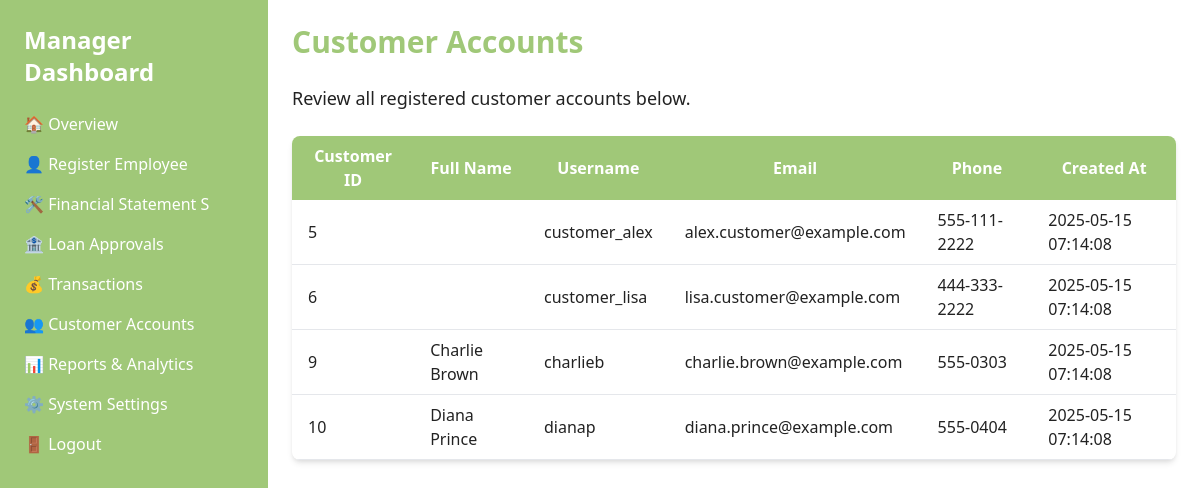
Screenshot of /customer_accounts.php (signed in) with the database file from the repository.
### tables this page shows
CREATE TABLE Users (
    user_id INT PRIMARY KEY AUTO_INCREMENT,
    username VARCHAR(50) NOT NULL UNIQUE,
    password VARCHAR(255) NOT NULL,
    role ENUM('Manager', 'Employee', 'Customer') NOT NULL,
    email VARCHAR(100),
    phone VARCHAR(20),
    created_at TIMESTAMP DEFAULT CURRENT_TIMESTAMP
);

### customer_accounts.php (the view, shortened to what this page needs)
<?php
require 'db_connection.php';
$customers = [];
$queryCustomers = "SELECT user_id, full_name, username, email, phone, created_at
                   FROM users
                   WHERE role = 'Customer'
                   ORDER BY created_at DESC";
if ($result = $conn->query($queryCustomers)) {
    while ($row = $result->fetch_assoc()) {
        $customers[] = $row;
    }
}
?>
<!DOCTYPE html>
<html lang="en">
<head>
    <link href="https://cdn.jsdelivr.net/npm/tailwindcss@2.2.16/dist/tailwind.min.css" rel="stylesheet" />
    <link href="styles.css" rel="stylesheet" />
</head>
<body class="bg-2 text-color2">
    <div class="flex">
        <aside class="w-[35%] bg-primary text-white h-screen p-6 sticky">
            <h2 class="text-2xl font-bold mb-6">Manager Dashboard</h2>
            <nav>
                <ul>
                    <li class="mb-4">
                        <a href="manager_dashboard.php" class="hover:text-color3">🏠 Overview</a>
                    </li>
                    <li class="mb-4">
                        <a href="register_employee.php" class="hover:text-color3">👤 Register Employee</a>
                    </li>
                    <li class="mb-4"><a href="financial_statement_report.php" class="hover:text-color3">🛠
                            Financial Statement
                            S</a>
                    </li>
                    <li class="mb-4">
                        <a href="manage_loans.php" class="hover:text-color3">🏦 Loan Approvals</a>
                    </li>
                    <li class="mb-4">
                        <a href="manage_transactions.php" class="hover:text-color3">💰 Transactions</a>
                    </li>
                    <li class="mb-4">
                        <a href="customer_accounts.php" class="hover:text-color3">👥 Customer Accounts</a>
                    </li>
                    <li class="mb-4">
                        <a href="view_reports.php" class="hover:text-color3">📊 Reports & Analytics</a>
                    </li>
                    <li class="mb-4">
                        <a href="system_settings.php" class="hover:text-color3">⚙️ System Settings</a>
                    </li>
                    <li class="mb-4">
                        <a href="logout.php" class="hover:text-color3">🚪 Logout</a>
                    </li>
                </ul>
            </nav>
        </aside>
        <main class="flex-grow p-6 h-screen w-[65%] overflow-auto">
            <h1 class="text-3xl font-bold mb-6 text-color3">Customer Accounts</h1>
            <p class="text-lg mb-6">Review all registered customer accounts below.</p>
            <div class="bg-white shadow-md rounded-lg overflow-auto">
                <?php if (count($customers) > 0): ?>
                <table class="w-full">
                    <thead class="bg-primary text-white">
                        <tr>
                            <th class="px-4 py-2">Customer ID</th>
                            <th class="px-4 py-2">Full Name</th>
                            <th class="px-4 py-2">Username</th>
                            <th class="px-4 py-2">Email</th>
                            <th class="px-4 py-2">Phone</th>
                            <th class="px-4 py-2">Created At</th>
                        </tr>
                    </thead>
                    <tbody>
                        <?php foreach ($customers as $customer): ?>
                        <tr class="border-b hover:bg-gray-100">
                            <td class="px-4 py-2"><?php echo htmlspecialchars($customer['user_id']); ?></td>
                            <td class="px-4 py-2"><?php echo htmlspecialchars($customer['full_name']); ?></td>
                            <td class="px-4 py-2"><?php echo htmlspecialchars($customer['username']); ?></td>
                            <td class="px-4 py-2"><?php echo htmlspecialchars($customer['email']); ?></td>
                            <td class="px-4 py-2"><?php echo htmlspecialchars($customer['phone']); ?></td>
                            <td class="px-4 py-2"><?php echo htmlspecialchars($customer['created_at']); ?></td>
                        </tr>
                        <?php endforeach; ?>
                    </tbody>
                </table>
                <?php else: ?>
                <div class="p-6 text-center">No customer accounts found.</div>
                <?php endif; ?>
            </div>
        </main>
    </div>
</body>
</html>

### styles.css (style rules this page uses)
:root { --primary-color: #a0c878; --secondary-color: #ddeb9d; --color2-color: #fafge9; --color3-color: #fffdfg; --color4-color: #333; --color5-color: #222; }
.bg-primary { background-color: var(--primary-color); }
.bg-2 { background-color: var(--color2-color); }
.text-color2 { color: var(--color5-color); }
.text-color3 { color: var(--primary-color); }
body { background-color: var(--color3-color); }

### rows the page displays
users: user_id "5", username "customer_alex", email "alex.customer@example.com", phone "555-111-2222", created_at "2025-05-15 07:14:08"
users: user_id "6", username "customer_lisa", email "lisa.customer@example.com", phone "444-333-2222", created_at "2025-05-15 07:14:08"
users: user_id "9", full_name "Charlie Brown", username "charlieb", email "charlie.brown@example.com", phone "555-0303", created_at "2025-05-15 07:14:08"
users: user_id "10", full_name "Diana Prince", username "dianap", email "diana.prince@example.com", phone "555-0404", created_at "2025-05-15 07:14:08"
